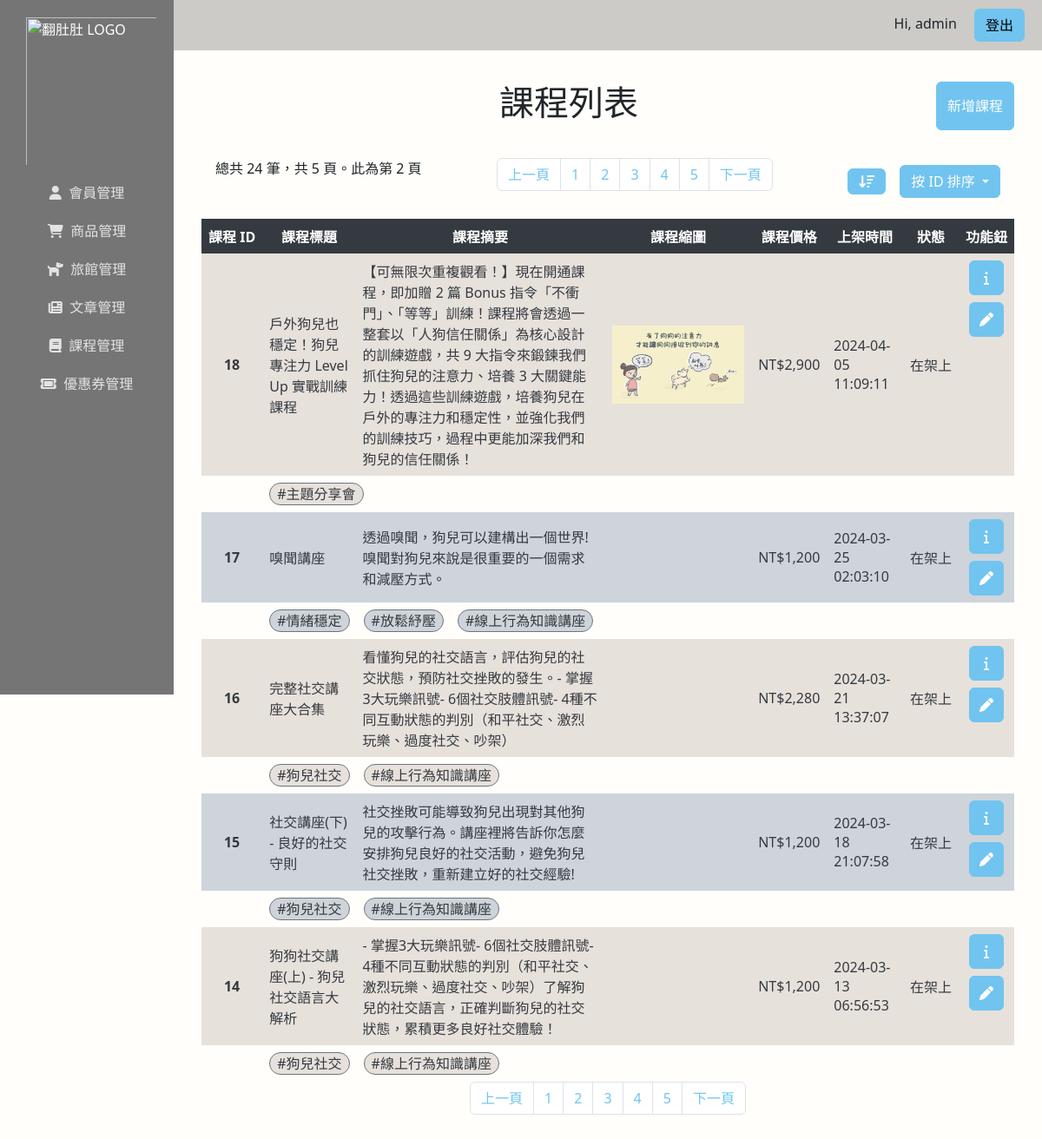
Page /course/crs-list.php?page=2&order=0 (signed in) on the committed database.
### tables this page shows
CREATE TABLE `courses` (
  `id` mediumint(6) UNSIGNED NOT NULL,
  `title` varchar(50) NOT NULL,
  `abstract` varchar(400) NOT NULL,
  `description` text DEFAULT NULL,
  `price` mediumint(6) UNSIGNED NOT NULL,
  `created_at` datetime NOT NULL,
  `deleted_at` datetime DEFAULT NULL
);

CREATE TABLE `images_stored` (
  `id` int(9) UNSIGNED NOT NULL,
  `genre` varchar(2) NOT NULL,
  `item_id` int(8) UNSIGNED NOT NULL,
  `item_sub_id` tinyint(2) UNSIGNED NOT NULL,
  `file_name` varchar(15) NOT NULL
);

### course/crs-list_header.php (called while the page is built, shortened)
<?php
$to_fdd = "/xampp/htdocs/Fundodo/";
require_once($to_fdd . "db_connect.php");
$PAGE_LIMIT = 5;
$pageTitle = "課程列表";
$onlyValid = isset($_GET['onlyValid']) && ($_GET['onlyValid'] == 1);
$sql_SELECT = "SELECT courses.*, images_stored.file_name FROM courses";
$sql_JOIN = 'JOIN images_stored ON courses.id = images_stored.item_id AND images_stored.item_sub_id = 1';
$sql_WHERE = $onlyValid ? " WHERE deleted_at is NULL" : "";
$order_code = $_GET['order'];
$order_mode_code = floor($_GET['order'] / 10);
$isASC = $order_code % 10;
switch ($order_code):
    case 0:
        $sql_ORDER = "ORDER BY courses.id DESC";
        break;
    endswitch;
$page = $_GET['page'];
$start_data = ($page - 1) * $PAGE_LIMIT;
$sql_LIMIT = "LIMIT $start_data, $PAGE_LIMIT";
$sqlArr = [$sql_SELECT, $sql_JOIN, $sql_WHERE, $sql_ORDER];
$sql = implode(' ', $sqlArr);
$crsCount = $conn->query($sql)->num_rows;
$NUM_PAGES = ceil($crsCount / $PAGE_LIMIT);
$sql .= ' ' . $sql_LIMIT;
$result = $conn->query($sql);
$crsArr = $result->fetch_all(MYSQLI_ASSOC);

### course/crs-list.php (the view, shortened to what this page needs)
<?php
include "./crs-list_header.php";
?>
<!DOCTYPE html>
<html lang="zh-Hant-tw">
<head>
  <?php include $to_fdd . "tools/common-head.php"; ?>
</head>
<body class="bg-light">
  <div class="d-flex">
    <?php include("/xampp/htdocs/Fundodo/dashboard/dashboard-aside.php"); ?>
    <div class="w-100">
      <?php include("/xampp/htdocs/Fundodo/dashboard/dashboard-header.php"); ?>
      <div class="db_content">
        <div class="container">
          <div class="d-flex justify-content-between my-3">
            <h1 class="text-center"><?= $pageTitle ?></h1>
            <a href="crs-detail-create.php" class="btn btn-primary fx-center text-light">
              新增課程
            </a>
          </div>
          <div class="crs-list_info p-3">
            <div>
              <p>
                <?= "總共 $crsCount 筆，共 $NUM_PAGES 頁。此為第 " .
                  $_GET["page"] .
                  " 頁" ?>
              </p>
            </div>
            <div>
              <?php include "./crs_pagination.php"; ?>
            </div>
            <div class="hstack gap-3">
              <?php
              $fa_class = $isASC ? "short-wide" : "wide-short";
              $order_link = 10 * $order_mode_code + ($isASC ? 0 : 1);
              ?>
              <a href="?page=<?= $page ?>&order=<?= $order_link ?>" class="btn btn-primary text-light">
                <i class="fa-solid fa-arrow-down-<?= $fa_class ?>"></i>
              </a>
              <div class="dropdown">
                <button class="btn btn-primary dropdown-toggle text-light" type="button" data-bs-toggle="dropdown" aria-expanded="false">
                  <?php
                  switch ($order_mode_code):
                    case 0:
                      echo "按 ID 排序";
                      break;
                  endswitch; ?>
                </button>
              </div>
            </div>
          </div>
          <table class="table-2d crs-list_table">
            <thead>
              <tr class="text-nowrap text-center">
                <th scope="col">課程 ID</th>
                <th scope="col">課程標題</th>
                <th scope="col">課程摘要</th>
                <th scope="col">課程縮圖</th>
                <th scope="col">課程價格</th>
                <th scope="col">上架時間</th>
                <th scope="col" class="col-status">狀態</th>
                <th scope="col">功能鈕</th>
              </tr>
            </thead>
            <tbody>
              <?php foreach ($crsArr as $course) : ?>
                <?php $crs_id = isset($_GET["tag_id"])
                  ? $course["course_id"]
                  : $course["id"]; ?>
                <tr class="align-middle">
                  <th class="text-center"><?= $crs_id ?></th>
                  <td><?= $course["title"] ?></td>
                  <td><?= $course["abstract"] ?></td>
                  <td class="text-center">
                    <img src="../images/<?= $course["file_name"] ?>" alt="" class="crs-list_thumbnail">
                  </td>
                  <td class="text-end">
                    NT$<?= number_format($course["price"]) ?>
                  </td>
                  <td><?= $course["created_at"] ?></td>
                  <?php
                  $isOn = empty($course["deleted_at"]);
                  $statusClass = $isOn ? "text-nowrap" : "";
                  $statusInfo = $isOn
                    ? "在架上"
                    : "已於 " . $course["deleted_at"] . "下架";
                  ?>
                  <td class="text-center <?= $statusClass ?>"><?= $statusInfo ?></td>
                  <td class="vstack align-items-center gap-2">
                    <a href="crs-detail.php?id=<?= $crs_id ?>" class="btn btn-primary btn-sq text-light fx-center" title="完整數據">
                      <i class="fa-solid fa-info"></i>
                    </a>
                    <a href="crs-detail-edit.php?id=<?= $crs_id ?>" class="btn btn-primary btn-sq text-light fx-center" title="編輯課程">
                      <i class="fa-solid fa-pen"></i>
                    </a>
                  </td>
                </tr>
                <tr class="align-middle">
                  <td></td>
                  <?php
                  $sql = "SELECT crs_categories.* FROM course_category JOIN crs_categories ON course_category.category_id = crs_categories.id WHERE course_category.course_id = $crs_id";
                  $rows = $conn->query($sql)->fetch_all(MYSQLI_ASSOC);
                  $tagArr = [];
                  foreach ($rows as $row) :
                    $tagArr[$row["id"]] = $row["category"];
                  endforeach;
                  ?>
                  <td colspan="6">
                    <div class="hstack gap-3">
                      <?php foreach ($tagArr as $id => $category) : ?>
                        <a href="?tag_id=<?= $id ?>&page=1&order=<?= $_GET["order"] ?>" class="crs-list_tags">
                          #<?= $category ?>
                        </a>
                      <?php endforeach; ?>
                    </div>
                  </td>
                  <td>
                  </td>
                </tr>
              <?php endforeach; ?>
            </tbody>
          </table>
          <?php include "./crs_pagination.php"; ?>
        </div>
      </div>
    </div>
  </div>
</body>
</html>

### rows in the picture
courses: id "18", title "戶外狗兒也穩定！狗兒專注力 Level Up 實戰訓練課程", abstract "【可無限次重複觀看！】現在開通課程，即加贈 2 篇 Bonus 指令「不衝門」、「等等」訓練！課程將會透過一整套以「人狗信任關係」為核心設計的訓練遊戲，共 9 大指令來鍛鍊我們抓住狗兒的注意力、培養 3 大關鍵能力！透過這些訓練遊戲，培養狗兒在戶外的專注力和穩定性，並強化我們的訓練技巧，過程中更能加深我們和狗兒的信任關係！", images_stored.file_name (picture), price "2,900", created_at "2024-04-05 11:09:11", deleted_at "在架上", category "主題分享會"
courses: id "17", title "嗅聞講座", abstract "透過嗅聞，狗兒可以建構出一個世界! 嗅聞對狗兒來說是很重要的一個需求和減壓方式。", price "1,200", created_at "2024-03-25 02:03:10", deleted_at "在架上", category "情緒穩定", category "放鬆紓壓", category "線上行為知識講座"
courses: id "16", title "完整社交講座大合集", abstract "看懂狗兒的社交語言，評估狗兒的社交狀態，預防社交挫敗的發生。- 掌握3大玩樂訊號- 6個社交肢體訊號- 4種不同互動狀態的判別（和平社交、激烈玩樂、過度社交、吵架）", price "2,280", created_at "2024-03-21 13:37:07", deleted_at "在架上", category "狗兒社交", category "線上行為知識講座"
courses: id "15", title "社交講座(下) - 良好的社交守則", abstract "社交挫敗可能導致狗兒出現對其他狗兒的攻擊行為。講座裡將告訴你怎麼安排狗兒良好的社交活動，避免狗兒社交挫敗，重新建立好的社交經驗!", price "1,200", created_at "2024-03-18 21:07:58", deleted_at "在架上", category "狗兒社交", category "線上行為知識講座"
courses: id "14", title "狗狗社交講座(上) - 狗兒社交語言大解析", abstract "- 掌握3大玩樂訊號- 6個社交肢體訊號- 4種不同互動狀態的判別（和平社交、激烈玩樂、過度社交、吵架）了解狗兒的社交語言，正確判斷狗兒的社交狀態，累積更多良好社交體驗！", price "1,200", created_at "2024-03-13 06:56:53", deleted_at "在架上", category "狗兒社交", category "線上行為知識講座"

### other values in the picture
$_SESSION["user"]["nickname"] "admin"
$pageTitle "課程列表"
$crsCount "24"
$NUM_PAGES "5"
$_GET["page"] "2"
